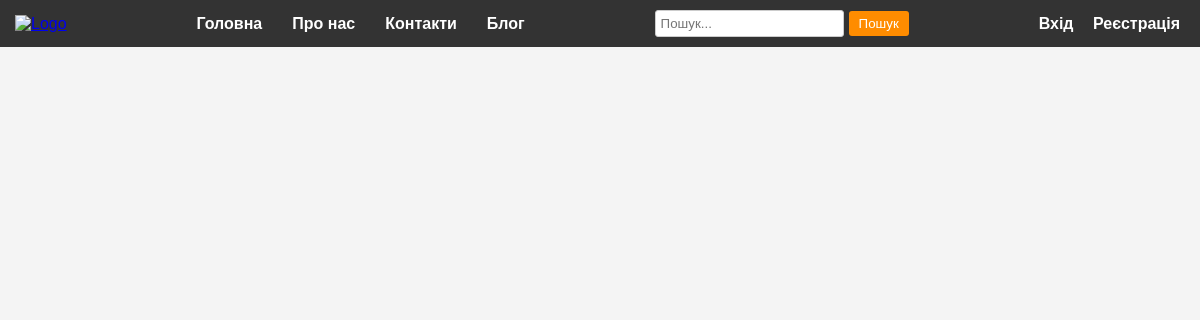
Before: / with the older database file.
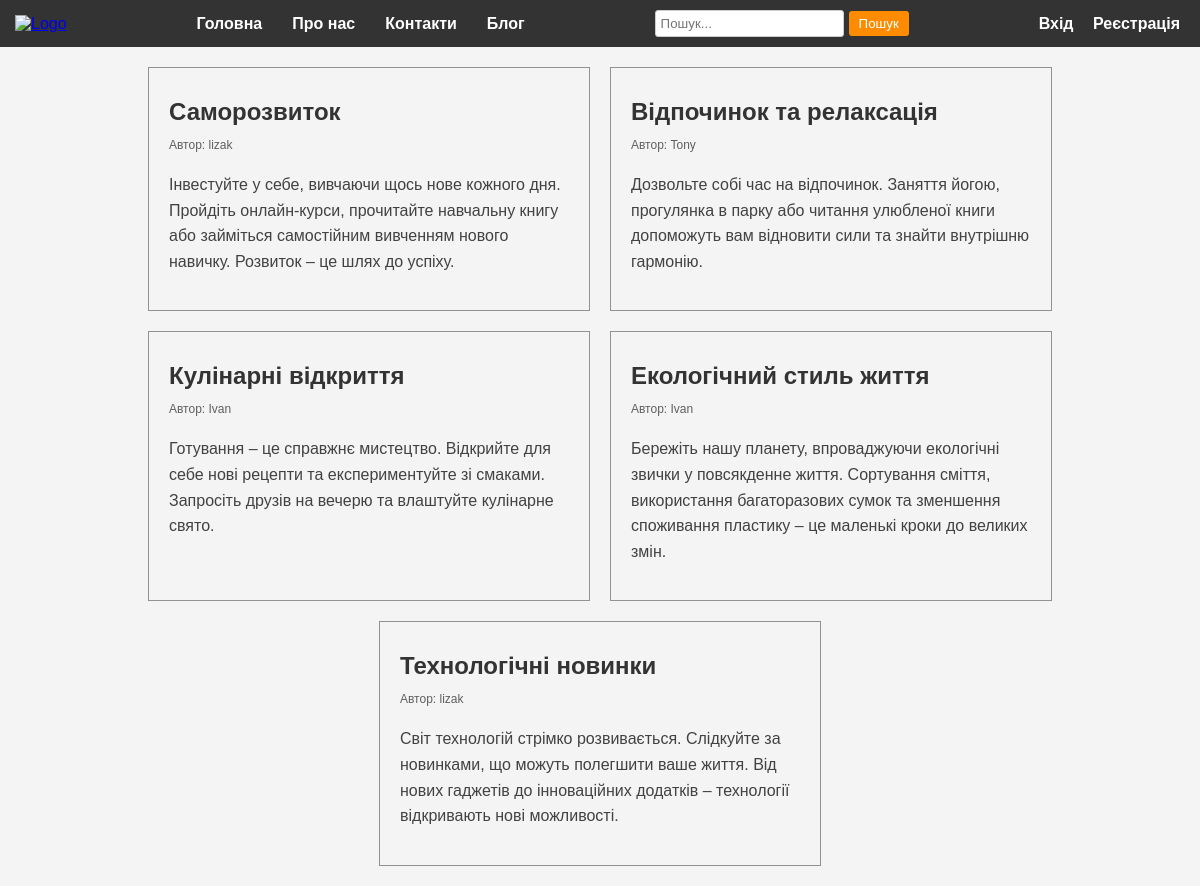
After: the same page with the newer database file.
### blog/models.py (models this page shows, shortened)
class Post(models.Model):
    title = models.CharField(max_length=200)
    content = models.TextField()
    author = models.ForeignKey(User, on_delete=models.CASCADE)

### blog/views.py (the view)
# urls.py: path('', views.index, name='index'),
def index(request):
    posts = Post.objects.all().order_by('id')
    posts = posts[::-1]
    posts = posts[0:5]
    return render(request, 'blog/index.html', {'posts': posts})

### blog/templates/blog/index.html (shortened to what this page needs)
{% extends 'blog/base.html' %}
{% load static %}
{% block content %}
<div class="post-container">
{% for post in posts %}
<div class="post">
    <h2 class="post-title">{{post.title}} </h2>
    <p class="post-author"> Автор: {{post.author}} </p>
    <p class="post-content"> {{post.content}} </p>
</div>
{%endfor%}
</div>
{% endblock %}

### blog/templates/blog/base.html (shortened to what this page needs)
{% load static %}
<!DOCTYPE html>
<html lang="en">
<head>
    <link rel="stylesheet" href="{% static 'css/style.css' %}">
</head>
<body>
    <header>
        <div class="logo"> <a href="{% url 'index' %}"> <img src="{% static 'images/logo.png' %}" alt="Logo"></a> </div>
        <nav>
            <ul>
                <li><a href="{% url 'index' %}">Головна</a></li>
                <li><a href="{% url 'about_us' %}">Про нас</a></li>
                <li><a href="{% url 'contacts' %}">Контакти</a></li>
                <li><a href="{% url 'blog' %}">Блог</a></li>
            </ul>
        </nav>
        <div class="search">
            <form method="get" action="#"> <input type="text" name="q" placeholder="Пошук..."> <button
                    type="submit">Пошук</button> </form>
        </div>
        <div class="auth-buttons">
            {% if user.is_authenticated %}
                <span> Привіт, {{user.username }}</span>
                <form method="post" action="{% url 'logout' %}">
                    {% csrf_token %}
                    <button class="exit-btn" type="submit">Вийти</button>
                </form>
                <a href="{% url 'addPost' %}">Додати Допис</a>
            {% else %}
             <a href="{% url 'login' %}"> Вхід</a>
            <a href="{% url 'signup' %}">Реєстрація</a>
            {%endif%}
        </div>
    </header>
    <div class="content">
        {% block content %}
        {% endblock %}
    </div>
</body>
</html>

### blog/static/css/style.css (style rules this page uses)
body { font-family: Arial, sans-serif; background-color: #f4f4f4; margin: 0; padding: 0; }
header { display: flex; align-items: center; justify-content: space-between; padding: 10px 20px 10px 5px; background-color: #333; color: #fff; }
.logo { display: flex; align-items: center; }
.logo img { margin-left: 10px; height: 70px; }
nav ul { display: flex; list-style: none; margin: 0; padding: 0; }
nav ul li { margin: 0 15px; }
nav ul li a { color: #fff; text-decoration: none; font-weight: bold; }
.search form { display: flex; align-items: center; }
.search input[type="text"] { padding: 5px; margin-right: 5px; border-radius: 3px; border: 1px solid #ccc; }
.search button { padding: 5px 10px; border: none; border-radius: 3px; background-color: #ff8c00; color: #fff; cursor: pointer; }
.auth-buttons a { color: #fff; margin-left: 15px; text-decoration: none; font-weight: bold; }
.post-container { display: flex; flex-wrap: wrap; gap: 20px; justify-content: center; padding: 20px; }
.post { border: 0.5px solid rgb(147, 146, 146); max-width: 400px; padding: 20px; }
.post-title { font-size: 24px; margin: 10px 0 5px; color: #333333; }
.post-author { font-size: 12px; margin-bottom: 20px; color: #605f5f; }
.post-content { color: #424242; line-height: 1.6 }

Changed rows visible on the page:
added Post: title "Саморозвиток", author "lizak", content "Інвестуйте у себе, вивчаючи щось нове кожного дня. Пройдіть онлайн-курси, прочитайте навчальну книгу або займіться самостійним вивченням нового навичку. Розвиток – це шлях до успіху."
added Post: title "Відпочинок та релаксація", author "Tony", content "Дозвольте собі час на відпочинок. Заняття йогою, прогулянка в парку або читання улюбленої книги допоможуть вам відновити сили та знайти внутрішню гармонію."
added Post: title "Кулінарні відкриття", author "Ivan", content "Готування – це справжнє мистецтво. Відкрийте для себе нові рецепти та експериментуйте зі смаками. Запросіть друзів на вечерю та влаштуйте кулінарне свято."
added Post: title "Екологічний стиль життя", author "Ivan", content "Бережіть нашу планету, впроваджуючи екологічні звички у повсякденне життя. Сортування сміття, використання багаторазових сумок та зменшення споживання пластику – це маленькі кроки до великих змін."
added Post: title "Технологічні новинки", author "lizak", content "Світ технологій стрімко розвивається. Слідкуйте за новинками, що можуть полегшити ваше життя. Від нових гаджетів до інноваційних додатків – технології відкривають нові можливості."
